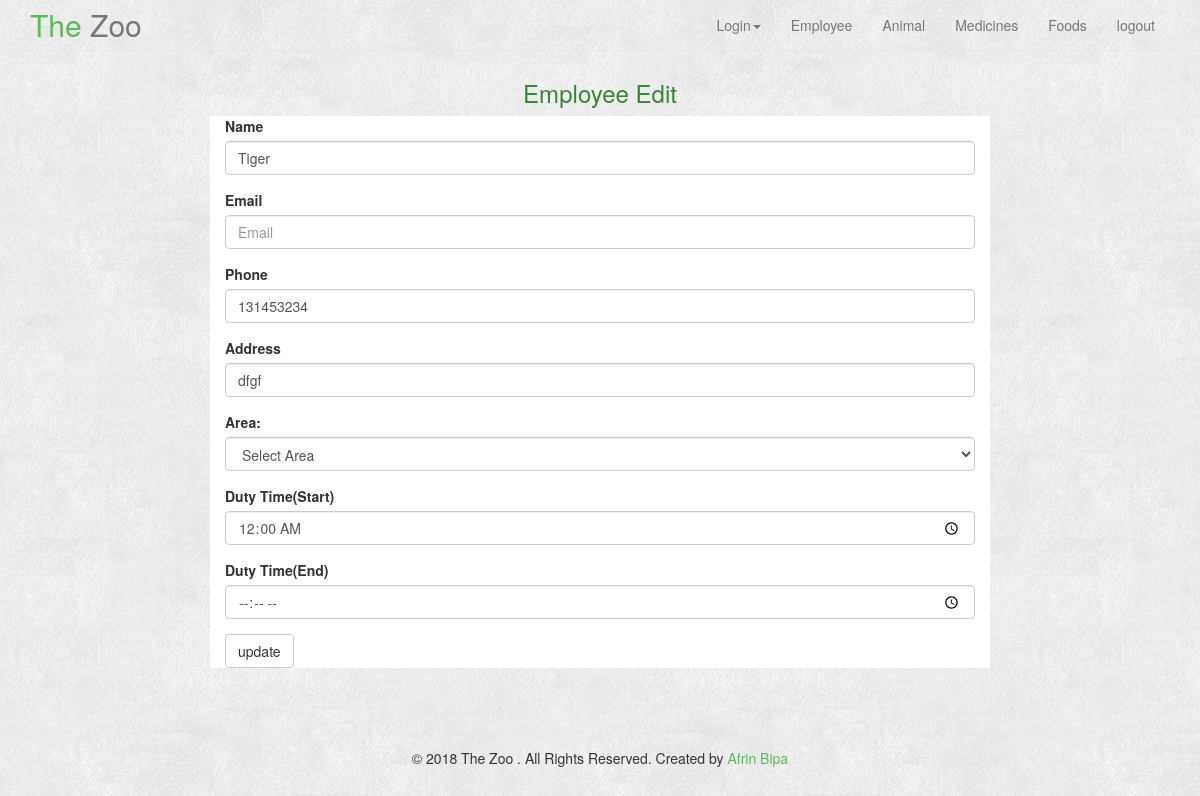
Screenshot of /EmployeeEdit.php?id=1 (signed in) with the database file from the repository.
### tables this page shows
CREATE TABLE `employee` (
  `id` int(55) NOT NULL,
  `name` varchar(55) NOT NULL,
  `email` varchar(55) NOT NULL,
  `phone` bigint(55) NOT NULL,
  `address` varchar(55) NOT NULL,
  `area` varchar(55) NOT NULL,
  `d_time` varchar(25) NOT NULL,
  `d_timend` varchar(6) NOT NULL
);

### EmployeeEdit.php (the view, shortened to what this page needs)
<?php
$id = $_GET['id'];
$conn = mysqli_connect('localhost','root','','registrations');
$sql = "SELECT * FROM employee WHERE id = $id";
$result = mysqli_query($conn, $sql);
$emp= mysqli_fetch_assoc($result);
?>
<?php include('header.php') ?>
<br><br><br>
<div class="container">
    <h3 style="text-align: center; color: #398439">Employee Edit</h3>
    <div class="row">
        <div style="background-color: white;" class="col-md-8 col-md-offset-2">
            <form action="EmployeeUpdate.php?id=<?php echo $emp['id'] ?>" method="POST">
                <div class="form-group">
                    <label for="name">Name</label>
                    <input type="name" class="form-control" name="name" value="<?php echo $emp['name'] ?>" id="name" placeholder="Name">
                </div>
                <div class="form-group">
                    <label for="email">Email</label>
                    <input type="email" class="form-control" name="email" value="<?php echo $emp['email'] ?>" id="email" placeholder="Email">
                </div>
                <div class="form-group">
                    <label for="Phone">Phone</label>
                    <input type="phone" class="form-control" name="phone" value="<?php echo $emp['phone'] ?>" id="phone" placeholder="Phone">
                </div>
                <div class="form-group">
                    <label for="address">Address</label>
                    <input type="text" class="form-control" name="address" value="<?php echo $emp['address'] ?>" id="address" placeholder="Address">
                </div>
                <div class="form-group">
                    <label for="area">Area:</label>
                    <select class="form-control" id="area" name="area" style="width: 100%">
                        <option value="" selected>Select Area</option>
                    </select>
                </div>
                <div class="form-group">
                    <label for="d_time">Duty Time(Start)</label>
                    <input type="time" class="form-control" name="d_time" value="<?php echo $emp['d_time'] ?>" id="d_time" placeholder="Duty Time Start">
                </div>
                <div class="form-group">
                    <label for="d_timend">Duty Time(End)</label>
                    <input type="time" class="form-control" name="d_timend" value="<?php echo $emp['d_timend'] ?>" id="d_timend" placeholder="Duty Time End">
                </div>
                <button type="submit" class="btn btn-default">update</button>
            </form>
        </div>
    </div>
</div>
<?php include('footer.php') ?>

### css/bootshape.css (style rules this page uses)
body { background-image:url('../img/bg.png'); background-repeat:repeat; }

### rows the page displays
employee: name "Tiger", phone "131453234", address "dfgf", d_time "00:00:00"
